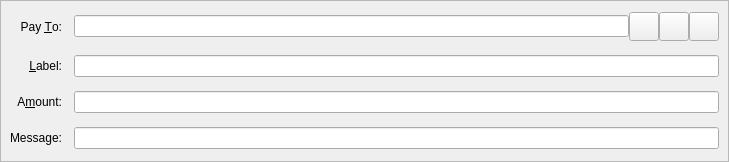
<?xml version="1.0" encoding="UTF-8"?>
<ui version="4.0">
 <class>SendCoinsEntry</class>
 <widget class="QStackedWidget" name="SendCoinsEntry">
  <property name="geometry">
   <rect>
    <x>0</x>
    <y>0</y>
    <width>729</width>
    <height>162</height>
   </rect>
  </property>
  <property name="focusPolicy">
   <enum>Qt::TabFocus</enum>
  </property>
  <property name="autoFillBackground">
   <bool>false</bool>
  </property>
  <widget class="QFrame" name="SendCoins">
   <property name="toolTip">
    <string>This is a normal payment.</string>
   </property>
   <property name="frameShape">
    <enum>QFrame::StyledPanel</enum>
   </property>
   <property name="frameShadow">
    <enum>QFrame::Sunken</enum>
   </property>
   <layout class="QGridLayout" name="gridLayout">
    <property name="spacing">
     <number>12</number>
    </property>
    <item row="0" column="0">
     <widget class="QLabel" name="payToLabel">
      <property name="text">
       <string>Pay &amp;To:</string>
      </property>
      <property name="alignment">
       <set>Qt::AlignRight|Qt::AlignTrailing|Qt::AlignVCenter</set>
      </property>
      <property name="buddy">
       <cstring>payTo</cstring>
      </property>
     </widget>
    </item>
    <item row="0" column="1">
     <layout class="QHBoxLayout" name="payToLayout">
      <property name="spacing">
       <number>0</number>
      </property>
      <item>
       <widget class="QValidatedLineEdit" name="payTo">
        <property name="toolTip">
         <string>The XElonMusk address to send the payment to</string>
        </property>
       </widget>
      </item>
      <item>
       <widget class="QToolButton" name="addressBookButton">
        <property name="toolTip">
         <string>Choose previously used address</string>
        </property>
        <property name="text">
         <string/>
        </property>
        <property name="icon">
         <iconset resource="../xelonmusk.qrc">
          <normaloff>:/icons/address-book</normaloff>:/icons/address-book</iconset>
        </property>
        <property name="iconSize">
         <size>
          <width>22</width>
          <height>22</height>
         </size>
        </property>
        <property name="shortcut">
         <string>Alt+A</string>
        </property>
       </widget>
      </item>
      <item>
       <widget class="QToolButton" name="pasteButton">
        <property name="toolTip">
         <string>Paste address from clipboard</string>
        </property>
        <property name="text">
         <string/>
        </property>
        <property name="icon">
         <iconset resource="../xelonmusk.qrc">
          <normaloff>:/icons/editpaste</normaloff>:/icons/editpaste</iconset>
        </property>
        <property name="iconSize">
         <size>
          <width>22</width>
          <height>22</height>
         </size>
        </property>
        <property name="shortcut">
         <string>Alt+P</string>
        </property>
       </widget>
      </item>
      <item>
       <widget class="QToolButton" name="deleteButton">
        <property name="toolTip">
         <string>Remove this entry</string>
        </property>
        <property name="text">
         <string/>
        </property>
        <property name="icon">
         <iconset resource="../xelonmusk.qrc">
          <normaloff>:/icons/remove</normaloff>:/icons/remove</iconset>
        </property>
        <property name="iconSize">
         <size>
          <width>22</width>
          <height>22</height>
         </size>
        </property>
       </widget>
      </item>
     </layout>
    </item>
    <item row="1" column="0">
     <widget class="QLabel" name="labellLabel">
      <property name="text">
       <string>&amp;Label:</string>
      </property>
      <property name="alignment">
       <set>Qt::AlignRight|Qt::AlignTrailing|Qt::AlignVCenter</set>
      </property>
      <property name="buddy">
       <cstring>addAsLabel</cstring>
      </property>
     </widget>
    </item>
    <item row="1" column="1">
     <widget class="QLineEdit" name="addAsLabel">
      <property name="toolTip">
       <string>Enter a label for this address to add it to the list of used addresses</string>
      </property>
     </widget>
    </item>
    <item row="2" column="0">
     <widget class="QLabel" name="amountLabel">
      <property name="text">
       <string>A&amp;mount:</string>
      </property>
      <property name="alignment">
       <set>Qt::AlignRight|Qt::AlignTrailing|Qt::AlignVCenter</set>
      </property>
      <property name="buddy">
       <cstring>payAmount</cstring>
      </property>
     </widget>
    </item>
    <item row="2" column="1">
     <widget class="XElonMuskAmountField" name="payAmount"/>
    </item>
    <item row="3" column="0">
     <widget class="QLabel" name="messageLabel">
      <property name="text">
       <string>Message:</string>
      </property>
      <property name="alignment">
       <set>Qt::AlignRight|Qt::AlignTrailing|Qt::AlignVCenter</set>
      </property>
     </widget>
    </item>
    <item row="3" column="1">
     <widget class="QLineEdit" name="messageTextLabel">
      <property name="toolTip">
       <string>A message that was attached to the xelonmusk: URI which will be stored with the transaction for your reference. Note: This message will not be sent over the XElonMusk network.</string>
      </property>
     </widget>
    </item>
   </layout>
  </widget>
  <widget class="QFrame" name="SendCoins_InsecurePaymentRequest">
   <property name="palette">
    <palette>
     <active>
      <colorrole role="WindowText">
       <brush brushstyle="SolidPattern">
        <color alpha="255">
         <red>0</red>
         <green>0</green>
         <blue>0</blue>
        </color>
       </brush>
      </colorrole>
      <colorrole role="Button">
       <brush brushstyle="SolidPattern">
        <color alpha="255">
         <red>255</red>
         <green>255</green>
         <blue>127</blue>
        </color>
       </brush>
      </colorrole>
      <colorrole role="Light">
       <brush brushstyle="SolidPattern">
        <color alpha="255">
         <red>255</red>
         <green>255</green>
         <blue>255</blue>
        </color>
       </brush>
      </colorrole>
      <colorrole role="Midlight">
       <brush brushstyle="SolidPattern">
        <color alpha="255">
         <red>255</red>
         <green>255</green>
         <blue>191</blue>
        </color>
       </brush>
      </colorrole>
      <colorrole role="Dark">
       <brush brushstyle="SolidPattern">
        <color alpha="255">
         <red>127</red>
         <green>127</green>
         <blue>63</blue>
        </color>
       </brush>
      </colorrole>
      <colorrole role="Mid">
       <brush brushstyle="SolidPattern">
        <color alpha="255">
         <red>170</red>
         <green>170</green>
         <blue>84</blue>
        </color>
       </brush>
      </colorrole>
      <colorrole role="Text">
       <brush brushstyle="SolidPattern">
        <color alpha="255">
         <red>0</red>
         <green>0</green>
         <blue>0</blue>
        </color>
       </brush>
      </colorrole>
      <colorrole role="BrightText">
       <brush brushstyle="SolidPattern">
        <color alpha="255">
         <red>255</red>
         <green>255</green>
         <blue>255</blue>
        </color>
       </brush>
      </colorrole>
      <colorrole role="ButtonText">
       <brush brushstyle="SolidPattern">
        <color alpha="255">
         <red>0</red>
         <green>0</green>
         <blue>0</blue>
        </color>
       </brush>
      </colorrole>
      <colorrole role="Base">
       <brush brushstyle="SolidPattern">
        <color alpha="255">
         <red>255</red>
         <green>255</green>
         <blue>255</blue>
        </color>
       </brush>
      </colorrole>
      <colorrole role="Window">
       <brush brushstyle="SolidPattern">
        <color alpha="255">
         <red>255</red>
         <green>255</green>
         <blue>127</blue>
        </color>
       </brush>
      </colorrole>
      <colorrole role="Shadow">
       <brush brushstyle="SolidPattern">
        <color alpha="255">
         <red>0</red>
         <green>0</green>
         <blue>0</blue>
        </color>
       </brush>
      </colorrole>
      <colorrole role="AlternateBase">
       <brush brushstyle="SolidPattern">
        <color alpha="255">
         <red>255</red>
         <green>255</green>
         <blue>191</blue>
        </color>
       </brush>
      </colorrole>
      <colorrole role="ToolTipBase">
       <brush brushstyle="SolidPattern">
        <color alpha="255">
         <red>255</red>
         <green>255</green>
         <blue>220</blue>
        </color>
       </brush>
      </colorrole>
      <colorrole role="ToolTipText">
       <brush brushstyle="SolidPattern">
        <color alpha="255">
         <red>0</red>
         <green>0</green>
         <blue>0</blue>
        </color>
       </brush>
      </colorrole>
     </active>
     <inactive>
      <colorrole role="WindowText">
       <brush brushstyle="SolidPattern">
        <color alpha="255">
         <red>0</red>
         <green>0</green>
         <blue>0</blue>
        </color>
       </brush>
      </colorrole>
      <colorrole role="Button">
       <brush brushstyle="SolidPattern">
        <color alpha="255">
         <red>255</red>
         <green>255</green>
         <blue>127</blue>
        </color>
       </brush>
      </colorrole>
      <colorrole role="Light">
       <brush brushstyle="SolidPattern">
        <color alpha="255">
         <red>255</red>
         <green>255</green>
         <blue>255</blue>
        </color>
       </brush>
      </colorrole>
      <colorrole role="Midlight">
       <brush brushstyle="SolidPattern">
        <color alpha="255">
         <red>255</red>
         <green>255</green>
         <blue>191</blue>
        </color>
       </brush>
      </colorrole>
      <colorrole role="Dark">
       <brush brushstyle="SolidPattern">
        <color alpha="255">
         <red>127</red>
         <green>127</green>
         <blue>63</blue>
        </color>
       </brush>
      </colorrole>
      <colorrole role="Mid">
       <brush brushstyle="SolidPattern">
        <color alpha="255">
         <red>170</red>
         <green>170</green>
         <blue>84</blue>
        </color>
       </brush>
      </colorrole>
      <colorrole role="Text">
       <brush brushstyle="SolidPattern">
        <color alpha="255">
         <red>0</red>
         <green>0</green>
         <blue>0</blue>
        </color>
       </brush>
      </colorrole>
      <colorrole role="BrightText">
       <brush brushstyle="SolidPattern">
        <color alpha="255">
         <red>255</red>
         <green>255</green>
         <blue>255</blue>
        </color>
       </brush>
      </colorrole>
      <colorrole role="ButtonText">
       <brush brushstyle="SolidPattern">
        <color alpha="255">
         <red>0</red>
         <green>0</green>
         <blue>0</blue>
        </color>
       </brush>
      </colorrole>
      <colorrole role="Base">
       <brush brushstyle="SolidPattern">
        <color alpha="255">
         <red>255</red>
         <green>255</green>
         <blue>255</blue>
        </color>
       </brush>
      </colorrole>
      <colorrole role="Window">
       <brush brushstyle="SolidPattern">
        <color alpha="255">
         <red>255</red>
         <green>255</green>
         <blue>127</blue>
        </color>
       </brush>
      </colorrole>
      <colorrole role="Shadow">
       <brush brushstyle="SolidPattern">
        <color alpha="255">
         <red>0</red>
         <green>0</green>
         <blue>0</blue>
        </color>
       </brush>
      </colorrole>
      <colorrole role="AlternateBase">
       <brush brushstyle="SolidPattern">
        <color alpha="255">
         <red>255</red>
         <green>255</green>
         <blue>191</blue>
        </color>
       </brush>
      </colorrole>
      <colorrole role="ToolTipBase">
       <brush brushstyle="SolidPattern">
        <color alpha="255">
         <red>255</red>
         <green>255</green>
         <blue>220</blue>
        </color>
       </brush>
      </colorrole>
      <colorrole role="ToolTipText">
       <brush brushstyle="SolidPattern">
        <color alpha="255">
         <red>0</red>
         <green>0</green>
         <blue>0</blue>
        </color>
       </brush>
      </colorrole>
     </inactive>
     <disabled>
      <colorrole role="WindowText">
       <brush brushstyle="SolidPattern">
        <color alpha="255">
         <red>127</red>
         <green>127</green>
         <blue>63</blue>
        </color>
       </brush>
      </colorrole>
      <colorrole role="Button">
       <brush brushstyle="SolidPattern">
        <color alpha="255">
         <red>255</red>
         <green>255</green>
         <blue>127</blue>
        </color>
       </brush>
      </colorrole>
      <colorrole role="Light">
       <brush brushstyle="SolidPattern">
        <color alpha="255">
         <red>255</red>
         <green>255</green>
         <blue>255</blue>
        </color>
       </brush>
      </colorrole>
      <colorrole role="Midlight">
       <brush brushstyle="SolidPattern">
        <color alpha="255">
         <red>255</red>
         <green>255</green>
         <blue>191</blue>
        </color>
       </brush>
      </colorrole>
      <colorrole role="Dark">
       <brush brushstyle="SolidPattern">
        <color alpha="255">
         <red>127</red>
         <green>127</green>
         <blue>63</blue>
        </color>
       </brush>
      </colorrole>
      <colorrole role="Mid">
       <brush brushstyle="SolidPattern">
        <color alpha="255">
         <red>170</red>
         <green>170</green>
         <blue>84</blue>
        </color>
       </brush>
      </colorrole>
      <colorrole role="Text">
       <brush brushstyle="SolidPattern">
        <color alpha="255">
         <red>127</red>
         <green>127</green>
         <blue>63</blue>
        </color>
       </brush>
      </colorrole>
      <colorrole role="BrightText">
       <brush brushstyle="SolidPattern">
        <color alpha="255">
         <red>255</red>
         <green>255</green>
         <blue>255</blue>
        </color>
       </brush>
      </colorrole>
      <colorrole role="ButtonText">
       <brush brushstyle="SolidPattern">
        <color alpha="255">
         <red>127</red>
         <green>127</green>
         <blue>63</blue>
        </color>
       </brush>
      </colorrole>
      <colorrole role="Base">
       <brush brushstyle="SolidPattern">
        <color alpha="255">
         <red>255</red>
         <green>255</green>
         <blue>127</blue>
        </color>
       </brush>
      </colorrole>
      <colorrole role="Window">
       <brush brushstyle="SolidPattern">
        <color alpha="255">
         <red>255</red>
         <green>255</green>
         <blue>127</blue>
        </color>
       </brush>
      </colorrole>
      <colorrole role="Shadow">
       <brush brushstyle="SolidPattern">
        <color alpha="255">
         <red>0</red>
         <green>0</green>
         <blue>0</blue>
        </color>
       </brush>
      </colorrole>
      <colorrole role="AlternateBase">
       <brush brushstyle="SolidPattern">
        <color alpha="255">
         <red>255</red>
         <green>255</green>
         <blue>127</blue>
        </color>
       </brush>
      </colorrole>
      <colorrole role="ToolTipBase">
       <brush brushstyle="SolidPattern">
        <color alpha="255">
         <red>255</red>
         <green>255</green>
         <blue>220</blue>
        </color>
       </brush>
      </colorrole>
      <colorrole role="ToolTipText">
       <brush brushstyle="SolidPattern">
        <color alpha="255">
         <red>0</red>
         <green>0</green>
         <blue>0</blue>
        </color>
       </brush>
      </colorrole>
     </disabled>
    </palette>
   </property>
   <property name="toolTip">
    <string>This is an unverified payment request.</string>
   </property>
   <property name="autoFillBackground">
    <bool>true</bool>
   </property>
   <property name="frameShape">
    <enum>QFrame::StyledPanel</enum>
   </property>
   <property name="frameShadow">
    <enum>QFrame::Sunken</enum>
   </property>
   <layout class="QGridLayout" name="gridLayout_is">
    <property name="spacing">
     <number>12</number>
    </property>
    <item row="0" column="0">
     <widget class="QLabel" name="payToLabel_is">
      <property name="text">
       <string>Pay To:</string>
      </property>
      <property name="alignment">
       <set>Qt::AlignRight|Qt::AlignTrailing|Qt::AlignVCenter</set>
      </property>
     </widget>
    </item>
    <item row="0" column="1">
     <layout class="QHBoxLayout" name="payToLayout_is">
      <property name="spacing">
       <number>0</number>
      </property>
      <item>
       <widget class="QLabel" name="payTo_is"/>
      </item>
      <item>
       <widget class="QToolButton" name="deleteButton_is">
        <property name="toolTip">
         <string>Remove this entry</string>
        </property>
        <property name="text">
         <string/>
        </property>
        <property name="icon">
         <iconset resource="../xelonmusk.qrc">
          <normaloff>:/icons/remove</normaloff>:/icons/remove</iconset>
        </property>
       </widget>
      </item>
     </layout>
    </item>
    <item row="1" column="0">
     <widget class="QLabel" name="memoLabel_is">
      <property name="text">
       <string>Memo:</string>
      </property>
      <property name="alignment">
       <set>Qt::AlignRight|Qt::AlignTrailing|Qt::AlignVCenter</set>
      </property>
     </widget>
    </item>
    <item row="1" column="1">
     <widget class="QLabel" name="memoTextLabel_is">
      <property name="textFormat">
       <enum>Qt::PlainText</enum>
      </property>
     </widget>
    </item>
    <item row="2" column="0">
     <widget class="QLabel" name="amountLabel_is">
      <property name="text">
       <string>A&amp;mount:</string>
      </property>
      <property name="alignment">
       <set>Qt::AlignRight|Qt::AlignTrailing|Qt::AlignVCenter</set>
      </property>
      <property name="buddy">
       <cstring>payAmount_is</cstring>
      </property>
     </widget>
    </item>
    <item row="2" column="1">
     <widget class="XElonMuskAmountField" name="payAmount_is">
      <property name="acceptDrops">
       <bool>false</bool>
      </property>
     </widget>
    </item>
   </layout>
  </widget>
  <widget class="QFrame" name="SendCoins_SecurePaymentRequest">
   <property name="palette">
    <palette>
     <active>
      <colorrole role="WindowText">
       <brush brushstyle="SolidPattern">
        <color alpha="255">
         <red>0</red>
         <green>0</green>
         <blue>0</blue>
        </color>
       </brush>
      </colorrole>
      <colorrole role="Button">
       <brush brushstyle="SolidPattern">
        <color alpha="255">
         <red>140</red>
         <green>232</green>
         <blue>119</blue>
        </color>
       </brush>
      </colorrole>
      <colorrole role="Light">
       <brush brushstyle="SolidPattern">
        <color alpha="255">
         <red>230</red>
         <green>255</green>
         <blue>224</blue>
        </color>
       </brush>
      </colorrole>
      <colorrole role="Midlight">
       <brush brushstyle="SolidPattern">
        <color alpha="255">
         <red>185</red>
         <green>243</green>
         <blue>171</blue>
        </color>
       </brush>
      </colorrole>
      <colorrole role="Dark">
       <brush brushstyle="SolidPattern">
        <color alpha="255">
         <red>70</red>
         <green>116</green>
         <blue>59</blue>
        </color>
       </brush>
      </colorrole>
      <colorrole role="Mid">
       <brush brushstyle="SolidPattern">
        <color alpha="255">
         <red>93</red>
         <green>155</green>
         <blue>79</blue>
        </color>
       </brush>
      </colorrole>
      <colorrole role="Text">
       <brush brushstyle="SolidPattern">
        <color alpha="255">
         <red>0</red>
         <green>0</green>
         <blue>0</blue>
        </color>
       </brush>
      </colorrole>
      <colorrole role="BrightText">
       <brush brushstyle="SolidPattern">
        <color alpha="255">
         <red>155</red>
         <green>255</green>
         <blue>147</blue>
        </color>
       </brush>
      </colorrole>
      <colorrole role="ButtonText">
       <brush brushstyle="SolidPattern">
        <color alpha="255">
         <red>0</red>
         <green>0</green>
         <blue>0</blue>
        </color>
       </brush>
      </colorrole>
      <colorrole role="Base">
       <brush brushstyle="SolidPattern">
        <color alpha="255">
         <red>119</red>
         <green>255</green>
         <blue>233</blue>
        </color>
       </brush>
      </colorrole>
      <colorrole role="Window">
       <brush brushstyle="SolidPattern">
        <color alpha="255">
         <red>140</red>
         <green>232</green>
         <blue>119</blue>
        </color>
       </brush>
      </colorrole>
      <colorrole role="Shadow">
       <brush brushstyle="SolidPattern">
        <color alpha="255">
         <red>0</red>
         <green>0</green>
         <blue>0</blue>
        </color>
       </brush>
      </colorrole>
      <colorrole role="AlternateBase">
       <brush brushstyle="SolidPattern">
        <color alpha="255">
         <red>197</red>
         <green>243</green>
         <blue>187</blue>
        </color>
       </brush>
      </colorrole>
      <colorrole role="NoRole">
       <brush brushstyle="SolidPattern">
        <color alpha="255">
         <red>125</red>
         <green>194</green>
         <blue>122</blue>
        </color>
       </brush>
      </colorrole>
      <colorrole role="ToolTipBase">
       <brush brushstyle="SolidPattern">
        <color alpha="255">
         <red>255</red>
         <green>255</green>
         <blue>220</blue>
        </color>
       </brush>
      </colorrole>
      <colorrole role="ToolTipText">
       <brush brushstyle="SolidPattern">
        <color alpha="255">
         <red>0</red>
         <green>0</green>
         <blue>0</blue>
        </color>
       </brush>
      </colorrole>
     </active>
     <inactive>
      <colorrole role="WindowText">
       <brush brushstyle="SolidPattern">
        <color alpha="255">
         <red>0</red>
         <green>0</green>
         <blue>0</blue>
        </color>
       </brush>
      </colorrole>
      <colorrole role="Button">
       <brush brushstyle="SolidPattern">
        <color alpha="255">
         <red>140</red>
         <green>232</green>
         <blue>119</blue>
        </color>
       </brush>
      </colorrole>
      <colorrole role="Light">
       <brush brushstyle="SolidPattern">
        <color alpha="255">
         <red>230</red>
         <green>255</green>
         <blue>224</blue>
        </color>
       </brush>
      </colorrole>
      <colorrole role="Midlight">
       <brush brushstyle="SolidPattern">
        <color alpha="255">
         <red>185</red>
         <green>243</green>
         <blue>171</blue>
        </color>
       </brush>
      </colorrole>
      <colorrole role="Dark">
       <brush brushstyle="SolidPattern">
        <color alpha="255">
         <red>70</red>
         <green>116</green>
         <blue>59</blue>
        </color>
       </brush>
      </colorrole>
      <colorrole role="Mid">
       <brush brushstyle="SolidPattern">
        <color alpha="255">
         <red>93</red>
         <green>155</green>
         <blue>79</blue>
        </color>
       </brush>
      </colorrole>
      <colorrole role="Text">
       <brush brushstyle="SolidPattern">
        <color alpha="255">
         <red>0</red>
         <green>0</green>
         <blue>0</blue>
        </color>
       </brush>
      </colorrole>
      <colorrole role="BrightText">
       <brush brushstyle="SolidPattern">
        <color alpha="255">
         <red>155</red>
         <green>255</green>
         <blue>147</blue>
        </color>
       </brush>
      </colorrole>
      <colorrole role="ButtonText">
       <brush brushstyle="SolidPattern">
        <color alpha="255">
         <red>0</red>
         <green>0</green>
         <blue>0</blue>
        </color>
       </brush>
      </colorrole>
      <colorrole role="Base">
       <brush brushstyle="SolidPattern">
        <color alpha="255">
         <red>119</red>
         <green>255</green>
         <blue>233</blue>
        </color>
       </brush>
      </colorrole>
      <colorrole role="Window">
       <brush brushstyle="SolidPattern">
        <color alpha="255">
         <red>140</red>
         <green>232</green>
         <blue>119</blue>
        </color>
       </brush>
      </colorrole>
      <colorrole role="Shadow">
       <brush brushstyle="SolidPattern">
        <color alpha="255">
         <red>0</red>
         <green>0</green>
         <blue>0</blue>
        </color>
       </brush>
      </colorrole>
      <colorrole role="AlternateBase">
       <brush brushstyle="SolidPattern">
        <color alpha="255">
         <red>197</red>
         <green>243</green>
         <blue>187</blue>
        </color>
       </brush>
      </colorrole>
      <colorrole role="NoRole">
       <brush brushstyle="SolidPattern">
        <color alpha="255">
         <red>125</red>
         <green>194</green>
         <blue>122</blue>
        </color>
       </brush>
      </colorrole>
      <colorrole role="ToolTipBase">
       <brush brushstyle="SolidPattern">
        <color alpha="255">
         <red>255</red>
         <green>255</green>
         <blue>220</blue>
        </color>
       </brush>
      </colorrole>
      <colorrole role="ToolTipText">
       <brush brushstyle="SolidPattern">
        <color alpha="255">
         <red>0</red>
         <green>0</green>
         <blue>0</blue>
        </color>
       </brush>
      </colorrole>
     </inactive>
     <disabled>
      <colorrole role="WindowText">
       <brush brushstyle="SolidPattern">
        <color alpha="255">
         <red>70</red>
         <green>116</green>
         <blue>59</blue>
        </color>
       </brush>
      </colorrole>
      <colorrole role="Button">
       <brush brushstyle="SolidPattern">
        <color alpha="255">
         <red>140</red>
         <green>232</green>
         <blue>119</blue>
        </color>
       </brush>
      </colorrole>
      <colorrole role="Light">
       <brush brushstyle="SolidPattern">
        <color alpha="255">
         <red>230</red>
         <green>255</green>
         <blue>224</blue>
        </color>
       </brush>
      </colorrole>
      <colorrole role="Midlight">
       <brush brushstyle="SolidPattern">
        <color alpha="255">
         <red>185</red>
         <green>243</green>
         <blue>171</blue>
        </color>
       </brush>
      </colorrole>
      <colorrole role="Dark">
       <brush brushstyle="SolidPattern">
        <color alpha="255">
         <red>70</red>
         <green>116</green>
         <blue>59</blue>
        </color>
       </brush>
      </colorrole>
      <colorrole role="Mid">
       <brush brushstyle="SolidPattern">
        <color alpha="255">
         <red>93</red>
         <green>155</green>
         <blue>79</blue>
        </color>
       </brush>
      </colorrole>
      <colorrole role="Text">
       <brush brushstyle="SolidPattern">
        <color alpha="255">
         <red>70</red>
         <green>116</green>
         <blue>59</blue>
        </color>
       </brush>
      </colorrole>
      <colorrole role="BrightText">
       <brush brushstyle="SolidPattern">
        <color alpha="255">
         <red>155</red>
         <green>255</green>
         <blue>147</blue>
        </color>
       </brush>
      </colorrole>
      <colorrole role="ButtonText">
       <brush brushstyle="SolidPattern">
        <color alpha="255">
         <red>70</red>
         <green>116</green>
         <blue>59</blue>
        </color>
       </brush>
      </colorrole>
      <colorrole role="Base">
       <brush brushstyle="SolidPattern">
        <color alpha="255">
         <red>140</red>
         <green>232</green>
         <blue>119</blue>
        </color>
       </brush>
      </colorrole>
      <colorrole role="Window">
       <brush brushstyle="SolidPattern">
        <color alpha="255">
         <red>140</red>
         <green>232</green>
         <blue>119</blue>
        </color>
       </brush>
      </colorrole>
      <colorrole role="Shadow">
       <brush brushstyle="SolidPattern">
        <color alpha="255">
         <red>0</red>
         <green>0</green>
         <blue>0</blue>
        </color>
       </brush>
      </colorrole>
      <colorrole role="AlternateBase">
       <brush brushstyle="SolidPattern">
        <color alpha="255">
         <red>140</red>
         <green>232</green>
         <blue>119</blue>
        </color>
       </brush>
      </colorrole>
      <colorrole role="NoRole">
       <brush brushstyle="SolidPattern">
        <color alpha="255">
         <red>125</red>
         <green>194</green>
         <blue>122</blue>
        </color>
       </brush>
      </colorrole>
      <colorrole role="ToolTipBase">
       <brush brushstyle="SolidPattern">
        <color alpha="255">
         <red>255</red>
         <green>255</green>
         <blue>220</blue>
        </color>
       </brush>
      </colorrole>
      <colorrole role="ToolTipText">
       <brush brushstyle="SolidPattern">
        <color alpha="255">
         <red>0</red>
         <green>0</green>
         <blue>0</blue>
        </color>
       </brush>
      </colorrole>
     </disabled>
    </palette>
   </property>
   <property name="toolTip">
    <string>This is a verified payment request.</string>
   </property>
   <property name="autoFillBackground">
    <bool>true</bool>
   </property>
   <property name="frameShape">
    <enum>QFrame::StyledPanel</enum>
   </property>
   <property name="frameShadow">
    <enum>QFrame::Sunken</enum>
   </property>
   <layout class="QGridLayout" name="gridLayout_s">
    <property name="spacing">
     <number>12</number>
    </property>
    <item row="0" column="0">
     <widget class="QLabel" name="payToLabel_s">
      <property name="text">
       <string>Pay To:</string>
      </property>
      <property name="alignment">
       <set>Qt::AlignRight|Qt::AlignTrailing|Qt::AlignVCenter</set>
      </property>
     </widget>
    </item>
    <item row="0" column="1">
     <layout class="QHBoxLayout" name="payToLayout_s">
      <property name="spacing">
       <number>0</number>
      </property>
      <item>
       <widget class="QLabel" name="payTo_s">
        <property name="textFormat">
         <enum>Qt::PlainText</enum>
        </property>
       </widget>
      </item>
      <item>
       <widget class="QToolButton" name="deleteButton_s">
        <property name="toolTip">
         <string>Remove this entry</string>
        </property>
        <property name="text">
         <string/>
        </property>
        <property name="icon">
         <iconset resource="../xelonmusk.qrc">
          <normaloff>:/icons/remove</normaloff>:/icons/remove</iconset>
        </property>
       </widget>
      </item>
     </layout>
    </item>
    <item row="1" column="0">
     <widget class="QLabel" name="memoLabel_s">
      <property name="text">
       <string>Memo:</string>
      </property>
      <property name="alignment">
       <set>Qt::AlignRight|Qt::AlignTrailing|Qt::AlignVCenter</set>
      </property>
     </widget>
    </item>
    <item row="1" column="1">
     <widget class="QLabel" name="memoTextLabel_s">
      <property name="textFormat">
       <enum>Qt::PlainText</enum>
      </property>
     </widget>
    </item>
    <item row="2" column="0">
     <widget class="QLabel" name="amountLabel_s">
      <property name="text">
       <string>A&amp;mount:</string>
      </property>
      <property name="alignment">
       <set>Qt::AlignRight|Qt::AlignTrailing|Qt::AlignVCenter</set>
      </property>
      <property name="buddy">
       <cstring>payAmount_s</cstring>
      </property>
     </widget>
    </item>
    <item row="2" column="1">
     <widget class="XElonMuskAmountField" name="payAmount_s">
      <property name="acceptDrops">
       <bool>false</bool>
      </property>
     </widget>
    </item>
   </layout>
  </widget>
 </widget>
 <customwidgets>
  <customwidget>
   <class>QValidatedLineEdit</class>
   <extends>QLineEdit</extends>
   <header>qvalidatedlineedit.h</header>
  </customwidget>
  <customwidget>
   <class>XElonMuskAmountField</class>
   <extends>QLineEdit</extends>
   <header>xelonmuskamountfield.h</header>
   <container>1</container>
  </customwidget>
 </customwidgets>
 <tabstops>
  <tabstop>payTo</tabstop>
  <tabstop>addressBookButton</tabstop>
  <tabstop>pasteButton</tabstop>
  <tabstop>deleteButton</tabstop>
  <tabstop>addAsLabel</tabstop>
  <tabstop>payAmount</tabstop>
  <tabstop>payAmount_is</tabstop>
  <tabstop>deleteButton_is</tabstop>
  <tabstop>payAmount_s</tabstop>
  <tabstop>deleteButton_s</tabstop>
 </tabstops>
 <resources>
  <include location="../xelonmusk.qrc"/>
 </resources>
 <connections/>
</ui>
